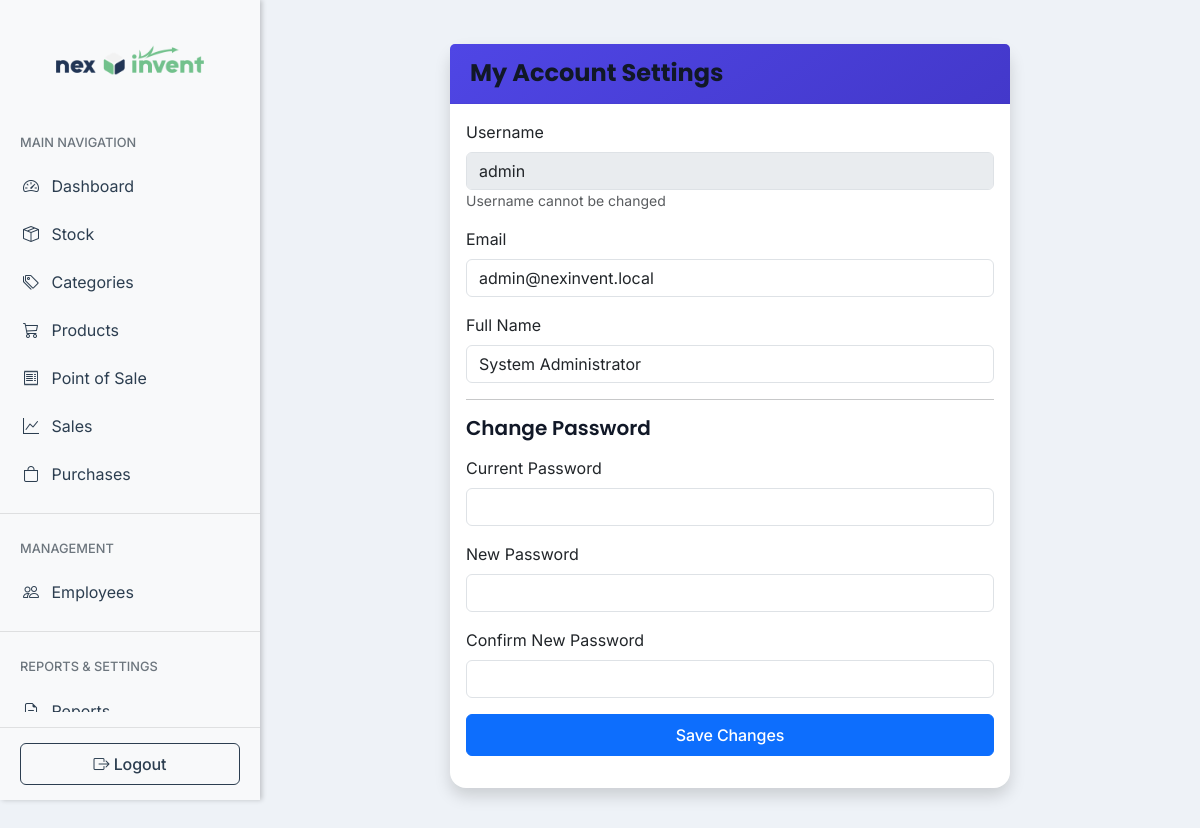
Screenshot of /src/modules/users/settings.php (signed in) with the database file from the repository.
### tables this page shows
CREATE TABLE IF NOT EXISTS users (
    user_id INT PRIMARY KEY AUTO_INCREMENT,
    username VARCHAR(50) UNIQUE NOT NULL,
    password VARCHAR(255) NOT NULL,
    email VARCHAR(100) UNIQUE NOT NULL,
    full_name VARCHAR(100) NOT NULL,
    role ENUM('admin', 'manager', 'employee') NOT NULL,
    status ENUM('active', 'inactive') NOT NULL DEFAULT 'active',
    created_by INT NULL,
    updated_by INT NULL,
    last_login TIMESTAMP NULL DEFAULT NULL,
    created_at TIMESTAMP DEFAULT CURRENT_TIMESTAMP,
    updated_at TIMESTAMP NULL DEFAULT NULL ON UPDATE CURRENT_TIMESTAMP
);

### src/config/db.php (called while the page is built, shortened)
<?php
$db_host = 'localhost';
$db_name = 'nexinvent';
$db_user = 'root';
$db_pass = '';
$pdo = null;
function getDBConnection() {
    global $pdo, $db_host, $db_name, $db_user, $db_pass;
    if ($pdo === null) {
        try {
            $dsn = "mysql:host=$db_host;dbname=$db_name;charset=utf8";
            $options = [
                PDO::ATTR_ERRMODE => PDO::ERRMODE_EXCEPTION,
                PDO::ATTR_DEFAULT_FETCH_MODE => PDO::FETCH_ASSOC,
                PDO::ATTR_EMULATE_PREPARES => false,
            ];
            $pdo = new PDO($dsn, $db_user, $db_pass, $options);
        } catch(PDOException $e) {
            error_log("Connection failed: " . $e->getMessage());
            throw new Exception("Database connection failed. Please check your configuration.");
        }
    }
    return $pdo;
}
function fetchRow($sql, $params = []) {
    try {
        $pdo = getDBConnection();
        $stmt = $pdo->prepare($sql);
        $stmt->execute($params);
        return $stmt->fetch();
    } catch(PDOException $e) {
        error_log("Database error in fetchRow: " . $e->getMessage() . "\nSQL: $sql\nParams: " . print_r($params, true));
        throw new Exception("Database error occurred while fetching record");
    }
}

### src/modules/users/settings.php (the view, shortened to what this page needs)
<?php
require_once '../../includes/require_auth.php';
require_once '../../config/db.php';
$user = fetchRow("SELECT * FROM users WHERE user_id = ?", [$_SESSION['user_id']]);
?>
<!DOCTYPE html>
<html lang="en">
<head>
    <link href="https://cdn.jsdelivr.net/npm/bootstrap@5.3.0/dist/css/bootstrap.min.css" rel="stylesheet">
    <link href="https://cdn.jsdelivr.net/npm/bootstrap-icons@1.7.2/font/bootstrap-icons.css" rel="stylesheet">
</head>
<body>
<?php include '../../includes/header.php'; ?>
<div class="main-content">
    <div class="container-fluid p-4">
        <div class="row justify-content-center">
            <div class="col-md-8">
                <div class="card shadow">
                    <div class="card-header bg-primary text-white">
                        <h4 class="mb-0">My Account Settings</h4>
                    </div>
                    <div class="card-body">
                        <form method="POST" action="">
                            <div class="mb-3">
                                <label for="username" class="form-label">Username</label>
                                <input type="text" class="form-control" id="username" value="<?php echo htmlspecialchars($user['username']); ?>" disabled>
                                <small class="text-muted">Username cannot be changed</small>
                            </div>
                            <div class="mb-3">
                                <label for="email" class="form-label">Email</label>
                                <input type="email" class="form-control <?php echo isset($errors['email']) ? 'is-invalid' : ''; ?>"
                                       id="email" name="email" value="<?php echo htmlspecialchars($user['email']); ?>">
                            </div>
                            <div class="mb-3">
                                <label for="full_name" class="form-label">Full Name</label>
                                <input type="text" class="form-control <?php echo isset($errors['full_name']) ? 'is-invalid' : ''; ?>"
                                       id="full_name" name="full_name" value="<?php echo htmlspecialchars($user['full_name']); ?>">
                            </div>
                            <hr>
                            <h5 class="mb-3">Change Password</h5>
                            <div class="mb-3">
                                <label for="current_password" class="form-label">Current Password</label>
                                <input type="password" class="form-control <?php echo isset($errors['current_password']) ? 'is-invalid' : ''; ?>"
                                       id="current_password" name="current_password">
                            </div>
                            <div class="mb-3">
                                <label for="new_password" class="form-label">New Password</label>
                                <input type="password" class="form-control <?php echo isset($errors['new_password']) ? 'is-invalid' : ''; ?>"
                                       id="new_password" name="new_password">
                            </div>
                            <div class="mb-3">
                                <label for="confirm_password" class="form-label">Confirm New Password</label>
                                <input type="password" class="form-control <?php echo isset($errors['confirm_password']) ? 'is-invalid' : ''; ?>"
                                       id="confirm_password" name="confirm_password">
                            </div>
                            <div class="d-grid gap-2">
                                <button type="submit" class="btn btn-primary">
                                    Save Changes
                                </button>
                            </div>
                        </form>
                    </div>
                </div>
            </div>
        </div>
    </div>
</div>
</body>
</html>

### src/css/global.css (style rules this page uses)
:root { --primary-color: #4f46e5; --primary-dark: #4338ca; --secondary-color: #8b5cf6; --success-color: #10b981; --danger-color: #ef4444; --warning-color: #f59e0b; --info-color: #3b82f6; --light-color: #f9fafb; --dark-color: #111827; --gray-100: #f3f4f6; --gray-200: #e5e7eb; --gray-300: #d1d5db; --gray-400: #9ca3af; --gray-500: #6b7280; --gray-600: #4b5563; --gray-700: #374151; --gray-800: #1f2937; --gray-900: #111827; --sidebar-width: 260px; }
body { background-color: #eef2f7; }
.main-content { margin-left: var(--sidebar-width); padding: 20px; background-color: #eef2f7; }
.card-header { border-bottom: 1px solid rgba(0, 0, 0, 0.05); padding: 15px 20px; }
h1, h2, h3, h4, h5, .card-title { font-family: 'Poppins', sans-serif; font-weight: 600; color: #111827; }
.card { border-radius: 1rem; border: none; box-shadow: 0 4px 6px -1px rgba(0, 0, 0, 0.1), 0 2px 4px -1px rgba(0, 0, 0, 0.06); transition: transform 0.2s ease-in-out; }
.bg-primary { background: linear-gradient(145deg, var(--primary-color), var(--primary-dark)) ; }
.card h3, .card h4 { font-weight: 700; margin: 0; }
.main-content { margin-left: var(--sidebar-width); padding: 20px; }
.btn { font-weight: 500; letter-spacing: -0.1px; padding: 0.5rem 1rem; }

### src/includes/header.php (style rules this page uses)
body { font-family: 'Inter', sans-serif; }
h1, h2, h3, h4, h5, h6, .card-title { font-family: 'Poppins', sans-serif; }

### rows the page displays
users: username "admin", email "admin@nexinvent.local", full_name "System Administrator"
